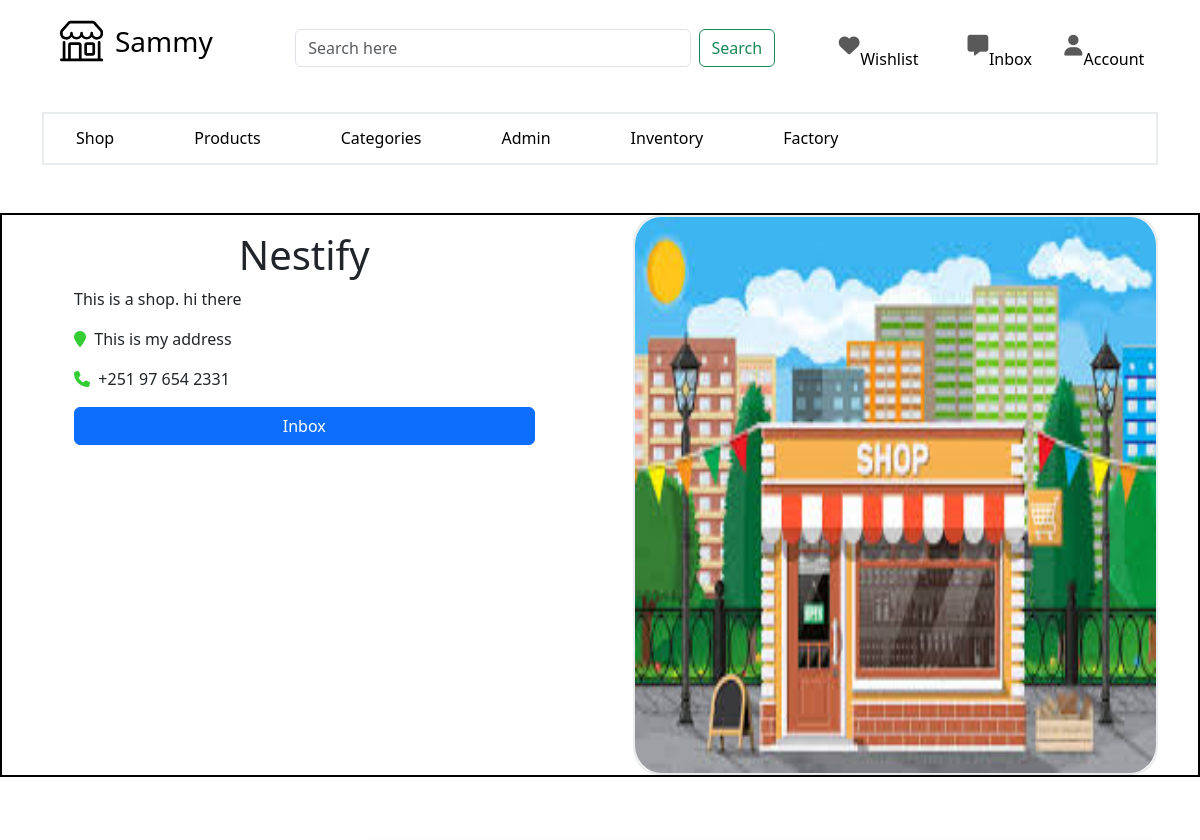
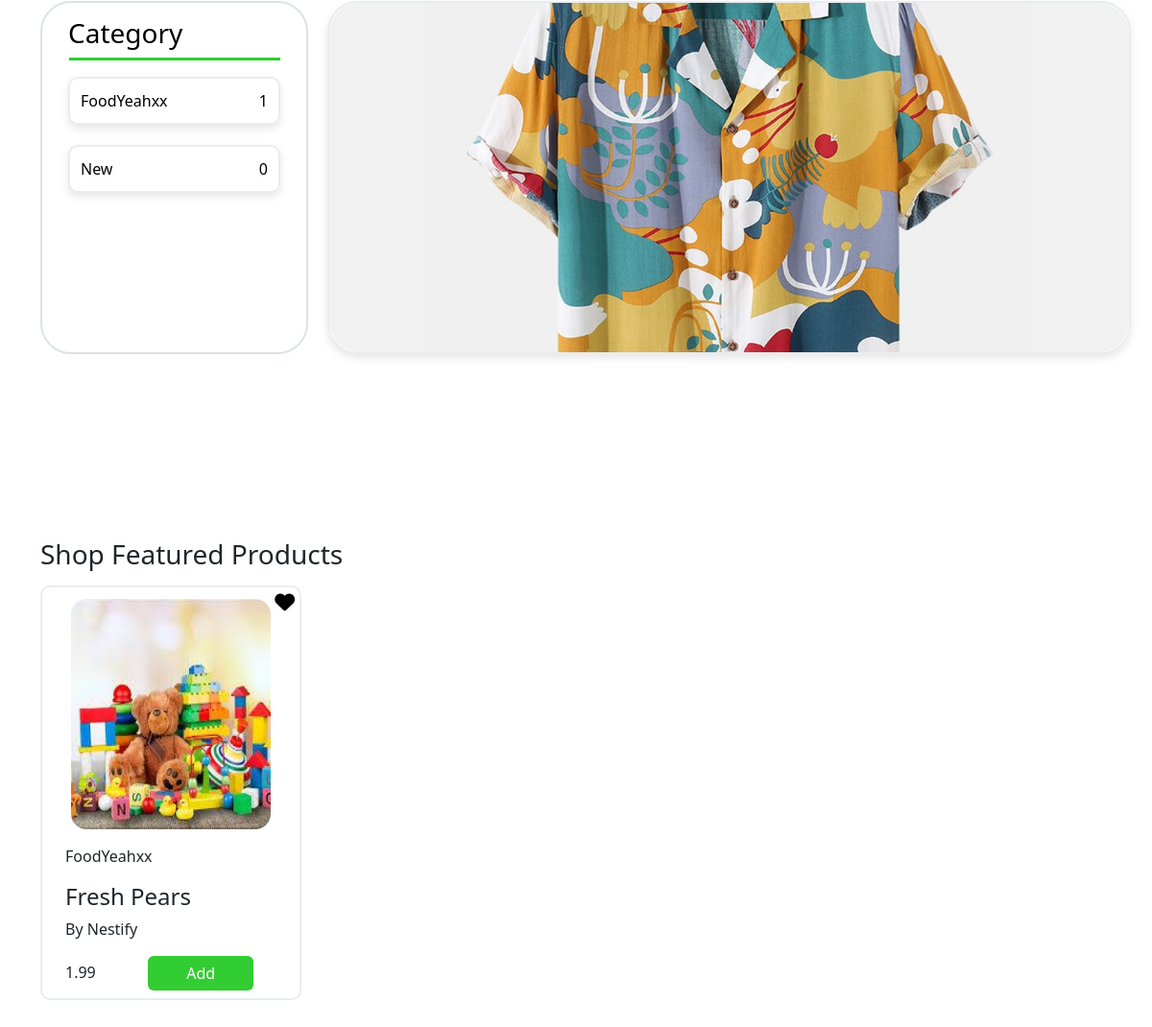
Screenshot of /core/owner/shop/ (signed in) with the database file from the repository (2 pictures, top to bottom).
### shop/models.py (models this page shows, shortened)
class Shop(models.Model):
    shopId = ShortUUIDField(unique=True, length=10, max_length=21, prefix="shop", alphabet="ABCDEF0123456789")
    name = models.CharField(max_length=255, default="Nestify")
    description = models.TextField(blank=False, null=False, default="This is a shop")
    image = models.ImageField(upload_to='shop_directory_path', blank=True, null=True)
    address = models.TextField(blank=False, null=False, default="This is my address")
    contact = models.CharField(max_length=255, default="+251 97 654 2331")
    created_at = models.DateTimeField(auto_now_add=True)
    created_by = models.OneToOneField(settings.AUTH_USER_MODEL, on_delete=models.CASCADE, related_name="user_shop")
    class Meta:
        ordering = ('name',)
        unique_together = ('created_by', 'name')

class Category(models.Model):
    categoryId =  ShortUUIDField(unique=True, length=10, max_length=21, prefix="category", alphabet="ABCDEF0123456789")
    name = models.CharField(max_length=255, default="Food")
    description = models.TextField(blank=False, null=False, default="This is a category")
    image = models.ImageField(upload_to='category_directory_path', blank=True, null=True)
    shop = models.ForeignKey(Shop, related_name='shop_categories', on_delete=models.CASCADE)
    created_at = models.DateTimeField(auto_now_add=True)
    created_by = models.ForeignKey(settings.AUTH_USER_MODEL, on_delete=models.CASCADE, related_name="user_categories")
    class Meta:
        ordering = ('name',)
        verbose_name_plural = 'Categories'
        unique_together = ('created_by', 'name')
    def __str__(self):
        return self.name

class FeaturedProduct(models.Model):
    featuredProductId = ShortUUIDField(unique=True, length=10, max_length=27, prefix="featuredProduct", alphabet="ABCDEF0123456789")
    shop = models.ForeignKey(Shop, related_name='shop_featured_products', on_delete=models.CASCADE)
    created_by = models.ForeignKey(settings.AUTH_USER_MODEL, related_name='user_featured_products', on_delete=models.CASCADE)
    created_at = models.DateTimeField(auto_now_add=True)
    product = models.ForeignKey(Product, related_name='product_featured_product', on_delete=models.CASCADE)
    class Meta:
        ordering = ('product__name',)
        unique_together = ('shop', 'product')
        verbose_name_plural = 'Featured Products'

class Product(models.Model):
    productId =  ShortUUIDField(unique=True, length=10, max_length=21, prefix="product", alphabet="ABCDEF0123456789")
    name = models.CharField(max_length=255, default="Fresh Pear")
    category = models.ForeignKey(Category, related_name='category_products', on_delete=models.CASCADE)
    image = models.ImageField(upload_to='product_directory_path', blank=True, null=True, default="product.jpg")
    video = models.ForeignKey(ProductVideo, null=True, blank=True, on_delete=models.SET_NULL, related_name="product_on_the_video")
    shop = models.ForeignKey(Shop, related_name='shop_products', on_delete=models.CASCADE)
    description = models.TextField(blank=True, null=True, default="This is the product")
    specifications = models.TextField(blank=True, null=True)
    mfg = models.DateTimeField(auto_now_add=False, null=True, blank=True)
    price = models.DecimalField(max_digits=15, decimal_places=2, default=1.99)
    stock_quantity = models.PositiveIntegerField(default="5")
    created_by = models.ForeignKey(settings.AUTH_USER_MODEL, related_name='user_products', on_delete=models.CASCADE)
    created_at = models.DateTimeField(auto_now_add=True)
    updated_at = models.DateTimeField(auto_now=True)
    tags = TaggableManager(blank=True)
    sku = ShortUUIDField(unique=True, length=4, max_length=10, prefix="sku", alphabet="0123456789")
    class Meta:
        ordering = ('name',)
        unique_together = ('created_by', 'name', 'category')

### core/views.py (the view)
# urls.py: path("owner/shop/", views.owner_shop, name="owner_shop"),
@never_cache
def owner_shop(request):
    user = request.user
    shop = None
    if user.user_type == 'business_owner':
        try:
            shop = Shop.objects.get(created_by=user)
        except Shop.DoesNotExist:
            messages.error(request, "You don't have a shop registered.")
    elif user.user_type == 'customer':
        shopId = request.session.get('current_shop_id')
        if shopId:
            shop = get_object_or_404(Shop, shopId=shopId)
        else:
            messages.error(request, "No products available.")
    social_media = SocialMedia.objects.filter(created_by=shop.created_by)
    categories = Category.objects.filter(created_by=shop.created_by)
    features = Feature.objects.filter(created_by=shop.created_by)
    featured_products = FeaturedProduct.objects.filter(created_by=shop.created_by)
    new_arrivals = NewArrival.objects.filter(created_by=shop.created_by)
    discounted_products = DiscountedProduct.objects.filter(created_by=shop.created_by, shop=shop)
    wishlist_items = Wishlist.objects.filter(created_by=user).values_list('product__productId', flat=True)
    return render(request, "core/owner/shop.html", {
        'user': user,
        'shop': shop,
        'social_media': social_media,
        'features': features,
        'featured_products': featured_products,
        'new_arrivals': new_arrivals,
        'discounted_products': discounted_products,
        'categories': categories,
        'wishlist_items': wishlist_items,
    })

### templates/core/owner/shop.html (shortened to what this page needs)
{% extends "core/owner/owner-base.html" %}
{% load static %}
{% block content %}
<section class="shop_intro_section">
    <div class="container">
        <div class="intro-section-box">
            <div class="shop-detail">
                <div class="shop-name content">
                    <h1>{{ shop.name }}</h1>
                </div>
                <div class="shop-description content">
                    <p>{{ shop.description|striptags }}</p>
                </div>
                <div class="shop-address content">
                    <p><i class="fa-solid fa-location-pin"></i>&nbsp;&nbsp;{{ shop.address }}</p>
                </div>
                <div class="shop-contact content">
                    <p><i class="fa-solid fa-phone"></i>&nbsp;&nbsp;{{ shop.contact }}</p>
                </div>
                    <a type="button"
                    class="btn btn-primary"
                    hx-get="{% url 'chat:get_or_create_chatroom' shop.created_by.username %}"
                    hx-target="#modal-body"
                    hx-swap="innerHTML"
                    data-bs-toggle="modal"
                    data-bs-target="#inboxModal" data-backdrop="static" data-keyboard="false">
                Inbox
            </a>
            </div>
            <div class="shop-image">
                <img src="{{ shop.image.url }}" alt="{{ shop.name }} image">
            </div>
        </div>
    </div>
</section>
<section class="shop_banner_section">
    <div class="container">
        <div class="banner-section-box">
            <div class="col-lg-3">
                <div class="category-collection-box">
                    <a href="{% url 'core:category' %}" class="title">
                        <h3>Category</h3>
                    </a>
                    {% if categories %}
                        {% for category in categories%}
                        <a href="{% url 'core:category_detail' category.categoryId %}" class="category">
                            <div class="category-box">
                                <p>{{ category }}</p>
                                <p>{{ category.category_products.count }}</p>
                            </div>
                        </a>
                        {% endfor %}
                    {% else %}
                        <p>No Categories. <a href="#">Click here</a> to create categories.</p>
                    {% endif %}
                </div>
            </div>
            <div class="col-lg-9">
                <div class="banner-box">
                    <img src="{% static 'img/products/f1.jpg' %}" alt="banner image">
                </div>
            </div>
        </div>
    </div>
</section>
{% if featured_products %}
<section class="shop_featured_products_section">
    <div class="container">
        <h3>Shop Featured Products</h3>
        <div class="featured-product-collection-box">
            {% for featured_product in featured_products %}
                <div class="featured-product-box">
                    <a href="{% url 'core:product_detail' featured_product.product.productId %}">
                        <div class="featured-product-image">
                            <img src="{{ featured_product.product.image.url }}" alt="{{ featured_product.product.name }} image">
                        </div>
                    </a>
                    <a href="#" class="add-to-wishlist" data-product-item="{{ featured_product.product.productId }}">
                        <i class="fa-solid fa-heart {% if featured_product.product.productId in wishlist_items %}green-heart{% endif %}">
                        </i>
                    </a>
                    <p>{{ featured_product.product.category.name }}</p>
                    <h4>{{ featured_product.product.name }}</h4>
                    <p>By {{ featured_product.product.shop.name }}</p>
                    <div class="price-and-button">
                        <p>{{ featured_product.product.price }}</p>
                        <a href="#" class="btn add-btn">Add</a>
                    </div>
                </div>
            {% endfor %}
        </div>
    </div>
</section>
{% endif %}
{% endblock %}

### rows the page displays
Shop: name "Nestify", description "This is a shop. hi there", address "This is my address", contact "+251 97 654 2331", image (picture)
Category: name "FoodYeahxx", category_products.count "1"
Category: name "New", category_products.count "0"
FeaturedProduct: product.image (picture), product.category.name "FoodYeahxx", product.name "Fresh Pears", product.shop.name "Nestify", product.price "1.99"
